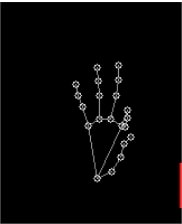
#> input picture Code/gestures/0/SignLanguageDataset (3).jpg, 182 x 224 px, given in place of the camera
$ python set_hand_histogram.py
#> lines starting #> are read from the running program, lines starting #| are printed output that depends on the picture; after the words box and inside, x2 and y2 are one past the last pixel; in counts of white or black regions, pixels touching at a corner belong together
import cv2
import numpy as np
import pickle

def build_squares(img):
    x, y, w, h = 420, 140, 10, 10
    d = 10
    imgCrop = None
    crop = None
    for i in range(10):
        for j in range(5):
            roi = img[y:y+h, x:x+w]
            if imgCrop is None:
                imgCrop = roi
            else:
                imgCrop = np.hstack((imgCrop, roi))
            cv2.rectangle(img, (x, y), (x+w, y+h), (0, 255, 0), 1)
            x += w + d
        if crop is None:
            crop = imgCrop
        else:
            crop = np.vstack((crop, imgCrop))
        imgCrop = None
        x = 420
        y += h + d
    return crop

def get_hand_hist():
    print("[INFO] Trying to access webcam...")

    cam = None
    for i in range(3):  # try camera indices 0, 1, 2
        temp_cam = cv2.VideoCapture(i)
        if temp_cam.read()[0]:
            cam = temp_cam
            print(f"[INFO] Webcam found at index {i}")
            break
        temp_cam.release()

    if cam is None:
        print("[ERROR] No working webcam found!")
        return

    print("[INFO] Place your hand inside the rectangles.")
    print("[INFO] Press 'C' to capture hand histogram, then 'S' to save and exit.")

    flagPressedC, flagPressedS = False, False
    hist = None
    imgCrop = None

    while True:
        ret, img = cam.read()
#> img is the input picture: shape (224, 182, 3); mean B, G, R 7.1, 7.1, 7.7
        if not ret:
            print("[ERROR] Failed to capture frame. Exiting...")
            break

        img = cv2.flip(img, 1)
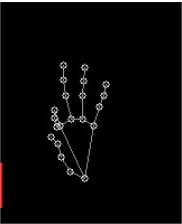
#> img: shape (224, 182, 3); mean B, G, R 7.1, 7.1, 7.7
        img = cv2.resize(img, (640, 480))
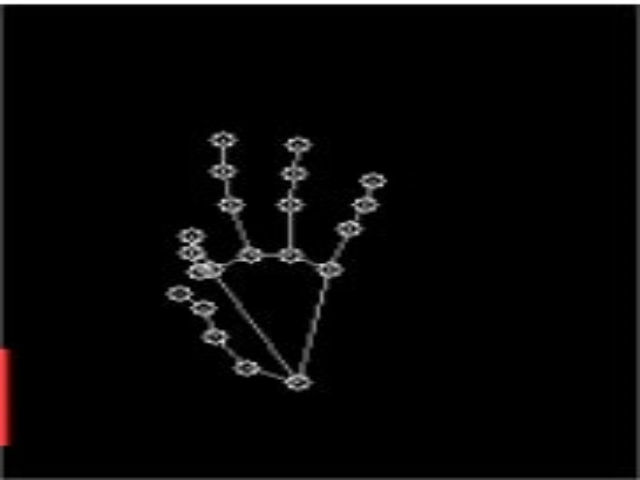
#> img: shape (480, 640, 3); mean B, G, R 7.1, 7.1, 7.6
        hsv = cv2.cvtColor(img, cv2.COLOR_BGR2HSV)
#> hsv: shape (480, 640, 3); mean H, S, V 0.5, 2, 7.6

        keypress = cv2.waitKey(1)
#> (key Esc is pressed here)
        if keypress == ord('c'):
            if imgCrop is not None:
                hsvCrop = cv2.cvtColor(imgCrop, cv2.COLOR_BGR2HSV)
                hist = cv2.calcHist([hsvCrop], [0, 1], None, [180, 256], [0, 180, 0, 256])
                cv2.normalize(hist, hist, 0, 255, cv2.NORM_MINMAX)
                flagPressedC = True
                print("[INFO] Histogram captured.")
            else:
                print("[WARNING] No hand crop found to generate histogram.")
        elif keypress == ord('s') and flagPressedC:
            flagPressedS = True
            print("[INFO] Saving histogram...")
            break

        if not flagPressedS:
            imgCrop = build_squares(img)
#> after the loop in build_squares, `for i in range(10):`:
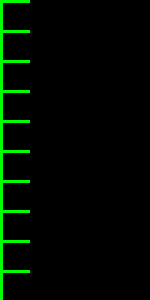
#> crop: shape (100, 50, 3) (shown 3 times larger); mean B, G, R 0, 9.7, 0
#> after the loop in build_squares, `for i in range(10):`:
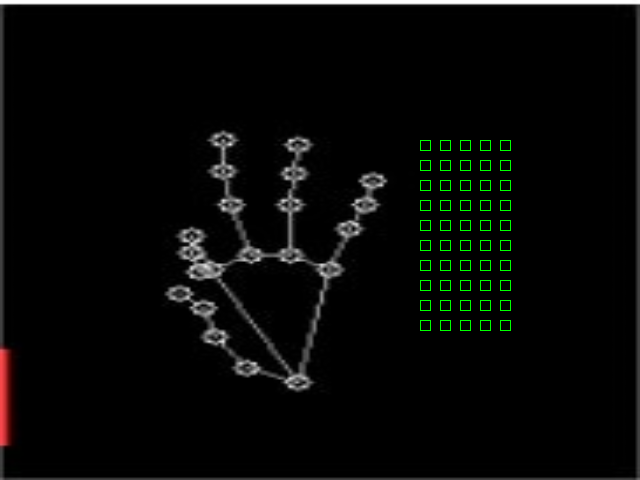
#> img: shape (480, 640, 3); 0.65% of pixels changed, all inside (x1, y1, x2, y2) = (420, 140, 511, 331)
#> after the loop in build_squares, `for i in range(10):`: y = 340

        if flagPressedC:
            dst = cv2.calcBackProject([hsv], [0, 1], hist, [0, 180, 0, 256], 1)
            disc = cv2.getStructuringElement(cv2.MORPH_ELLIPSE, (10, 10))
            dst = cv2.filter2D(dst, -1, disc)
            blur = cv2.GaussianBlur(dst, (11, 11), 0)
            blur = cv2.medianBlur(blur, 15)
            ret, thresh = cv2.threshold(blur, 0, 255, cv2.THRESH_BINARY + cv2.THRESH_OTSU)
            thresh = cv2.merge((thresh, thresh, thresh))
            cv2.imshow("Thresholded Hand", thresh)

        cv2.imshow("Set Hand Histogram", img)

    cam.release()
    cv2.destroyAllWindows()

    if hist is not None:
        with open("hist", "wb") as f:
            pickle.dump(hist, f)
        print("[SUCCESS] Histogram saved as 'hist'.")

get_hand_hist()

$ run again, on Code/gestures/0/100.jpg
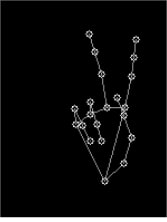
#> input picture Code/gestures/0/100.jpg, 167 x 222 px, given in place of the camera
#> in get_hand_hist, img is the input picture: shape (222, 167, 3); min 0, max 255, mean 11.3
#> in get_hand_hist, `img = cv2.resize(img, (640, 480))`:
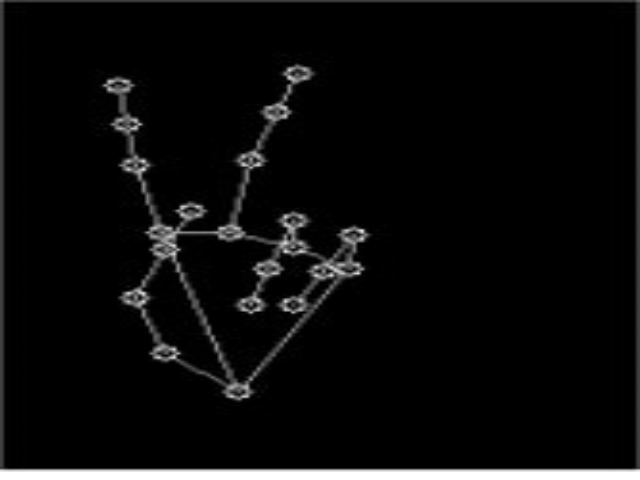
#> img: shape (480, 640, 3); min 0, max 255, mean 11.3
#> hsv: shape (480, 640, 3); mean H, S, V 0, 0, 11.3
#> after the loop in build_squares, `for i in range(10):`:
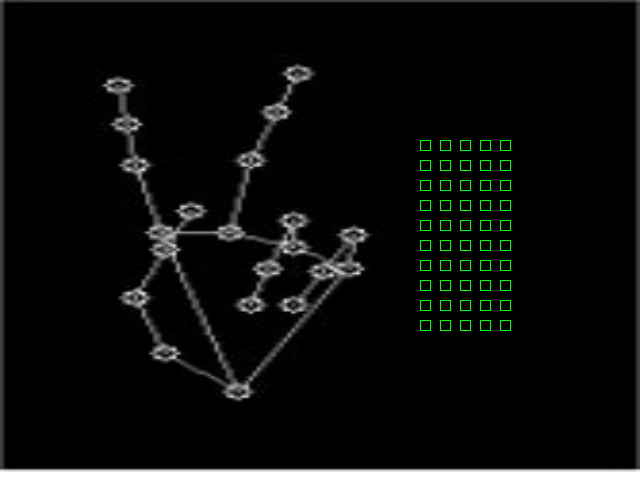
#> img: shape (480, 640, 3); 0.65% of pixels changed, all inside (x1, y1, x2, y2) = (420, 140, 511, 331)
#> after the loop in build_squares, `for i in range(10):`: y = 340
